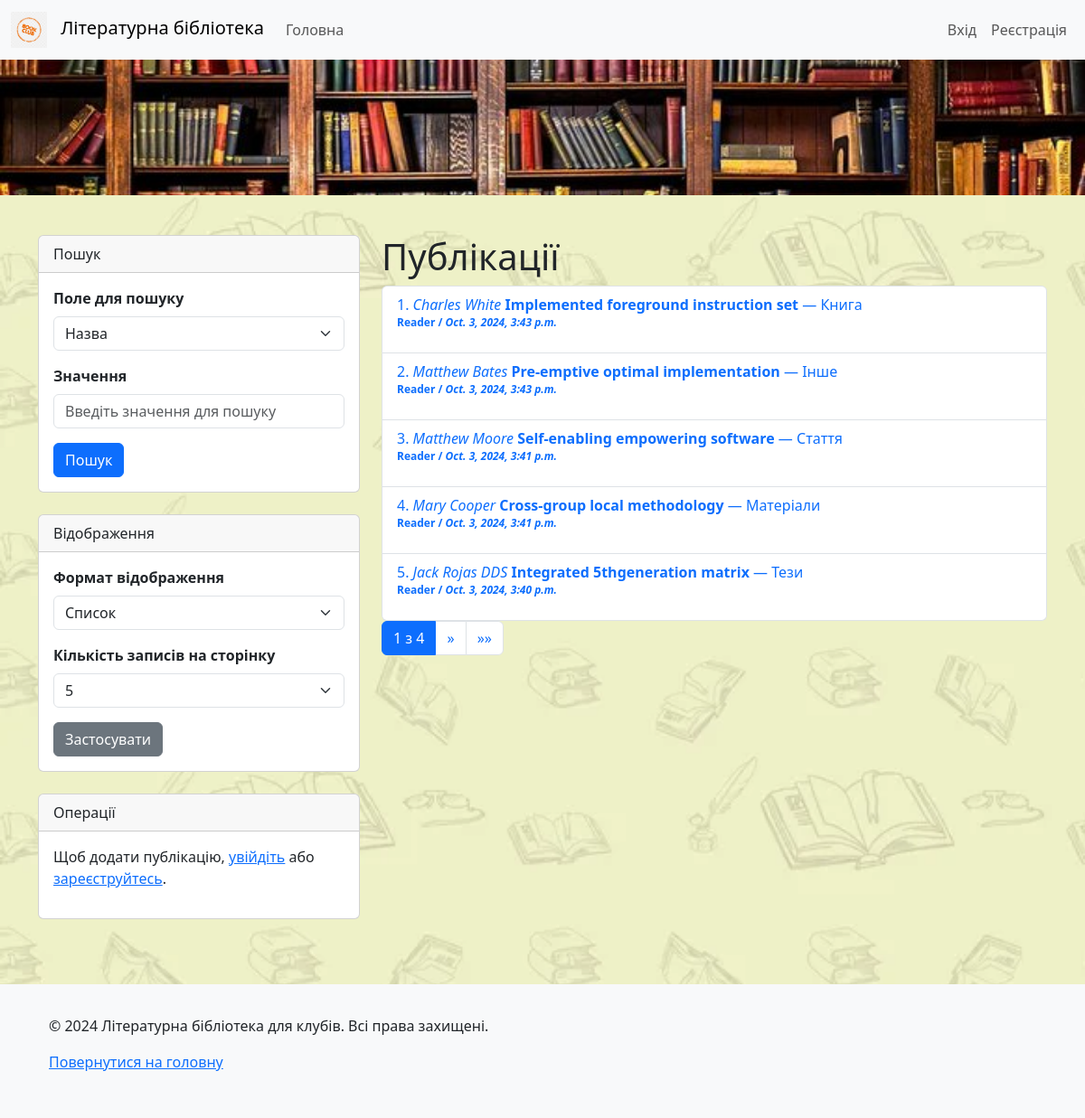
Screenshot of /publications/ with the database file from the repository.
### publications/models.py (models this page shows, shortened)
class Publication(models.Model):
    title = models.CharField(max_length=255, unique=False)
    author = models.CharField(max_length=255)
    annotation = models.TextField()
    publication_year = models.IntegerField(
        validators=[
            MinValueValidator(1000),  # Найраніше допустимий рік
            MaxValueValidator(datetime.now().year)  # Поточний рік як максимальне значення
        ]
    )
    page_count = models.IntegerField(
        validators=[
            MinValueValidator(1),  # Мінімум 1 сторінка
            MaxValueValidator(10000)  # Максимум 10 000 сторінок
        ]
    )
    publication_type = models.ForeignKey('PublicationType', on_delete=models.CASCADE)
    cover_image = models.ImageField(
        upload_to='covers/', blank=True, null=True, validators=[validate_image]
    )
    created_by = models.ForeignKey(User, on_delete=models.CASCADE)
    created_at = models.DateTimeField(default=timezone.now)

class PublicationType(models.Model):
    name = models.CharField(max_length=100, unique=True)
    def __str__(self):
        return self.name

### publications/views.py (the view, shortened to what this page needs)
# urls.py: path('', views.publication_list, name='publication_list'),
def publication_list(request):
    query = request.GET.get('q')
    search_field = request.GET.get('search_field', 'title')  # За замовчуванням шукаємо за назвою
    view_type = request.GET.get('view', 'list')  # За замовчуванням список рядками
    per_page = request.GET.get('per_page', 5)  # Кількість елементів на сторінку
    publications = Publication.objects.all().order_by('-created_at')
    paginator = Paginator(publications, per_page)
    page_number = request.GET.get('page')
    page_obj = paginator.get_page(page_number)
    return render(request, 'publications/publication_list.html', {
        'page_obj': page_obj,
        'view_type': view_type,
        'query': query,
        'per_page': per_page,
        'search_field': search_field  # Додаємо поле пошуку до контексту
    })

### publications/templates/publications/publication_list.html (shortened to what this page needs)
{% extends 'publications/base.html' %}
{% load static %}
{% block content %}
<h1>Публікації</h1>
{% if view_type == 'list' %}
    <ol class="list-group">
        {% for publication in page_obj %}
            <li class="list-group-item">
                <a href="{% url 'publication_detail' publication.pk %}" class="text-decoration-none">
                    <p class="mb-1">
                        {{ forloop.counter }}. <i>{{ publication.author }}</i> <strong>{{ publication.title }}</strong> — {{ publication.publication_type }}
                    </p>
                    <p style="font-size: 0.75rem; font-weight: bold; margin-top: -5px;">
                        {{ publication.created_by.username }} / <i>{{ publication.created_at }}</i>
                    </p>
                </a>
            </li>
        {% empty %}
            <li class="list-group-item">Немає публікацій</li>
        {% endfor %}
    </ol>
{% endif %}
<nav aria-label="Page navigation">
    <ul class="pagination">
        <li class="page-item active"><span class="page-link">{{ page_obj.number }} з {{ page_obj.paginator.num_pages }}</span></li>
        {% if page_obj.has_next %}
            <li class="page-item">
                <a class="page-link" href="?page={{ page_obj.next_page_number }}&view={{ view_type }}{% if query %}&q={{ query }}{% endif %}&per_page={{ per_page }}" aria-label="Наступна">
                    <span aria-hidden="true">&raquo;</span>
                </a>
            </li>
            <li class="page-item">
                <a class="page-link" href="?page={{ page_obj.paginator.num_pages }}&view={{ view_type }}{% if query %}&q={{ query }}{% endif %}&per_page={{ per_page }}" aria-label="Остання">
                    <span aria-hidden="true">&raquo;&raquo;</span>
                </a>
            </li>
        {% endif %}
    </ul>
</nav>
{% endblock %}

### publications/templates/publications/base.html (shortened to what this page needs)
{% load static %}
<!DOCTYPE html>
<html lang="uk">
<head>
    <link rel="stylesheet" href="{% static 'publications/css/styles.css' %}">
    <link rel="stylesheet" href="https://cdn.jsdelivr.net/npm/bootstrap@5.3.0/dist/css/bootstrap.min.css">
</head>
<body>
    {% include 'publications/navbar.html' %}
    <div class="banner"></div>
    <div class="container mt-4">
        <div class="row">
            <div class="col-md-4">
                {% include 'publications/aside.html' %}
            </div>
            <div class="col-md-8">
                {% block content %}{% endblock %}
            </div>
        </div>
    </div>
    {% include 'publications/footer.html' %}
</body>
</html>

### publications/templates/publications/navbar.html (shortened to what this page needs)
{% load static %}
<nav class="navbar navbar-expand-lg navbar-light bg-light">
    <div class="container-fluid">
        <a class="navbar-brand" href="{% url 'publication_list' %}">
            <img src="{% static 'publications/images/logo.png' %}" alt="Логотип">
            Літературна бібліотека
        </a>
        <div class="collapse navbar-collapse" id="navbarNav">
            <ul class="navbar-nav me-auto">
                <li class="nav-item">
                    <a class="nav-link" href="{% url 'publication_list' %}">Головна</a>
                </li>
            </ul>
            <ul class="navbar-nav ms-auto d-flex align-items-center">
                {% if user.is_authenticated %}
                    <li class="nav-item me-3">
                        <span class="navbar-text">Вітаємо, <strong>{{ user.username }}</strong>!</span>
                    </li>
                    <li class="nav-item">
                        <span class="vr mx-3"></span>
                    </li>
                    <li class="nav-item">
                        <a class="nav-link" href="{% url 'profile' %}">Особистий кабінет</a>
                    </li>
                    <li class="nav-item">
                        <span class="vr mx-3"></span>
                    </li>
                    <li class="nav-item">
                        <form method="POST" action="{% url 'logout' %}">
                            {% csrf_token %}
                            <button type="submit" class="btn btn-link nav-link" style="padding: 0;">Вийти</button>
                        </form>
                    </li>
                {% else %}
                    <li class="nav-item">
                        <a class="nav-link" href="{% url 'login' %}">Вхід</a>
                    </li>
                    <li class="nav-item">
                        <a class="nav-link" href="{% url 'register' %}">Реєстрація</a>
                    </li>
                {% endif %}
            </ul>
        </div>
    </div>
</nav>

### publications/templates/publications/aside.html (shortened to what this page needs)
<div class="card mb-4">
    <div class="card-header">Пошук</div>
    <div class="card-body">
        <form method="GET" action="{% url 'publication_list' %}">
            <div class="mb-3">
                <label for="search_field" class="form-label">Поле для пошуку</label>
                <select name="search_field" class="form-select">
                    <option value="title" {% if request.GET.search_field == 'title' %}selected{% endif %}>Назва</option>
                </select>
            </div>
            <div class="mb-3">
                <label for="q" class="form-label">Значення</label>
                <input type="text" name="q" class="form-control" placeholder="Введіть значення для пошуку" value="{{ request.GET.q }}">
            </div>
            <button class="btn btn-primary" type="submit">Пошук</button>
        </form>
    </div>
</div>
<div class="card mb-4">
    <div class="card-header">Відображення</div>
    <div class="card-body">
        <form method="GET" action="{% url 'publication_list' %}">
            <div class="mb-3">
                <label for="view" class="form-label">Формат відображення</label>
                <select name="view" class="form-select">
                    <option value="list" {% if view_type == 'list' %}selected{% endif %}>Список</option>
                </select>
            </div>
            <div class="mb-3">
                <label for="per_page" class="form-label">Кількість записів на сторінку</label>
                <select name="per_page" class="form-select">
                    <option value="5" {% if per_page == '5' %}selected{% endif %}>5</option>
                </select>
            </div>
            <button class="btn btn-secondary" type="submit">Застосувати</button>
        </form>
    </div>
</div>
<div class="card mb-4">
    <div class="card-header">Операції</div>
    <div class="card-body">
        {% if user.is_authenticated %}
            <a href="{% url 'publication_create' %}" class="btn btn-primary">Додати публікацію</a>
        {% else %}
            <p>Щоб додати публікацію, <a href="{% url 'login' %}">увійдіть</a> або <a href="{% url 'register' %}">зареєструйтесь</a>.</p>
        {% endif %}
    </div>
</div>

### publications/templates/publications/footer.html
<footer class="bg-light text-center text-lg-start mt-5">
    <div class="container p-4">
        <p>© 2024 Літературна бібліотека для клубів. Всі права захищені.</p>
        <p><a href="{% url 'publication_list' %}">Повернутися на головну</a></p>
    </div>
</footer>

### static/publications/css/styles.css (style rules this page uses)
body { background-image: url("../images/background.jpg"); background-size: cover; background-repeat: no-repeat; background-attachment: fixed; }
.banner { width: 100%; height: 150px; background-image: url("../images/banner.jpg"); background-size: cover; background-position: center; margin-bottom: 20px; }
.navbar-brand img { height: 40px; margin-right: 10px; }
html { height: 100%; }
body { display: flex; flex-direction: column; min-height: 100vh; margin: 0; }
.container { flex: 1; }
footer { background-color: #f8f9fa; padding: 10px 0; text-align: center; width: 100%; position: relative; bottom: 0; left: 0; }
form label { font-weight: bold; }

### rows the page displays
Publication: author "Charles White", title "Implemented foreground instruction set", publication_type "Книга", created_by.username "Reader", created_at "Oct. 3, 2024, 3:43 p.m."
Publication: author "Matthew Bates", title "Pre-emptive optimal implementation", publication_type "Інше", created_by.username "Reader", created_at "Oct. 3, 2024, 3:43 p.m."
Publication: author "Matthew Moore", title "Self-enabling empowering software", publication_type "Стаття", created_by.username "Reader", created_at "Oct. 3, 2024, 3:41 p.m."
Publication: author "Mary Cooper", title "Cross-group local methodology", publication_type "Матеріали", created_by.username "Reader", created_at "Oct. 3, 2024, 3:41 p.m."
Publication: author "Jack Rojas DDS", title "Integrated 5thgeneration matrix", publication_type "Тези", created_by.username "Reader", created_at "Oct. 3, 2024, 3:40 p.m."

### other values shown
{{ page_obj.number }} "1"
{{ page_obj.paginator.num_pages }} "4"
